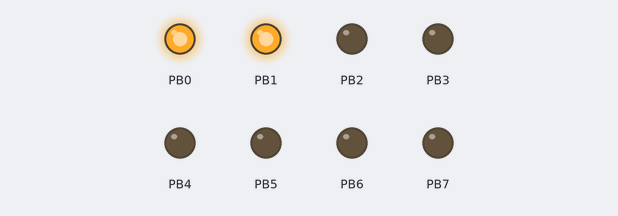
This program was run on a simulated ATmega328P, built with avr-gcc and emulated at 8 MHz. Parts: output pins drawn as LEDs (lit = HIGH).

Above: at 0.1 s.
At 5.1 s:
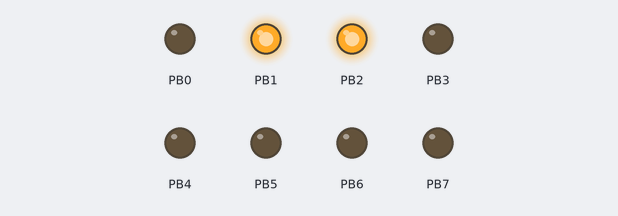
At 10.25 s:
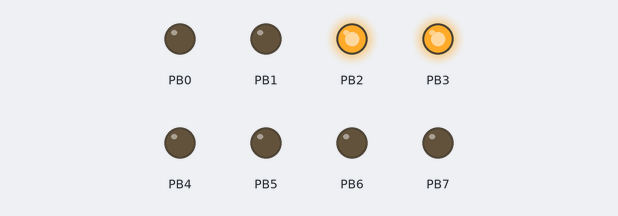
At 20.1 s:
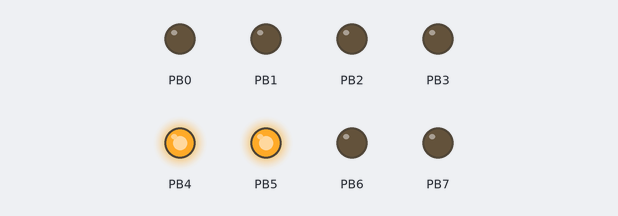
At 30.25 s:
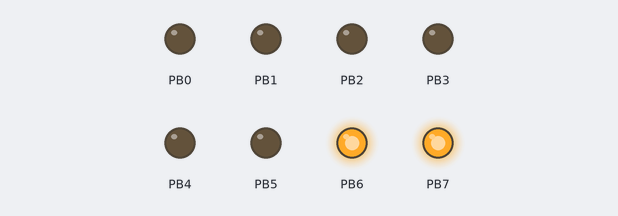
At 39.75 s:
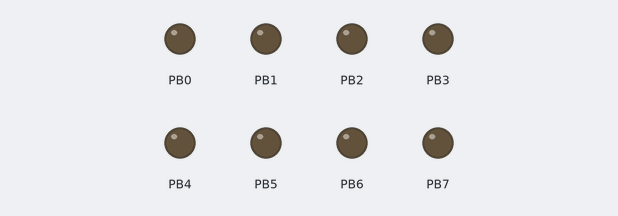
Timing chart, 0 to 40.0 s (numbered marks = the images above):
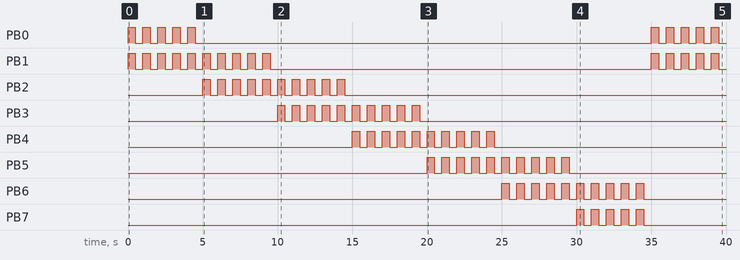

The program:

main.c
```c
#include <avr/io.h>
#include <util/delay.h>

#define NBLINKS 5
#define BLINKTIME 500  // ms

int main() {
  // Intialize all PORTB pins as output
  DDRB = 0b11111111;

  while (1) {
    for (uint8_t i =0; i < 7; i++) {
        for (uint8_t j = 0; j < NBLINKS; j++) {
          PORTB |= (1 << i | 1 << (i+1));
          _delay_ms(BLINKTIME);
          PORTB &= ~(1 << i | 1 << (i+1));
          _delay_ms(BLINKTIME);
      }
    }
  }
}
```

Measured:
- by itself, PB0: goes 4 × (HIGH 0.50 s, LOW 0.50 s), HIGH 0.50 s, LOW 30.5 s, 4 × (HIGH 0.50 s, LOW 0.50 s), HIGH 0.50 s, then LOW
- by itself, PB1: goes 9 × (HIGH 0.50 s, LOW 0.50 s), HIGH 0.50 s, LOW 25.5 s, 4 × (HIGH 0.50 s, LOW 0.50 s), HIGH 0.50 s, then LOW
- by itself, PB2: LOW → HIGH at 5.0 s, → LOW 0.50 s later, → HIGH 0.50 s later, → LOW 0.50 s later, … (20 changes in this stretch)
- by itself, PB3: LOW → HIGH at 10.0 s, → LOW 0.50 s later, → HIGH 0.50 s later, → LOW 0.50 s later, … (20 changes in this stretch)
- by itself, PB4: LOW → HIGH at 15.0 s, → LOW 0.50 s later, → HIGH 0.50 s later, → LOW 0.50 s later, … (20 changes in this stretch)
- by itself, PB5: LOW → HIGH at 20.0 s, → LOW 0.50 s later, → HIGH 0.50 s later, → LOW 0.50 s later, … (20 changes in this stretch)
- by itself, PB6: LOW → HIGH at 25.0 s, → LOW 0.50 s later, → HIGH 0.50 s later, → LOW 0.50 s later, … (20 changes in this stretch)
- by itself, PB7: LOW → HIGH at 30.0 s, → LOW 0.50 s later, → HIGH 0.50 s later, → LOW 0.50 s later, … (10 changes in this stretch)
